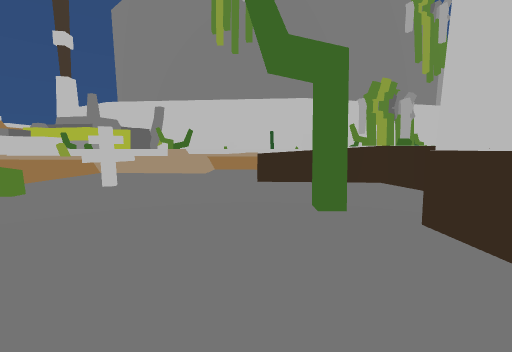
view 1 (above)

16 first-person views from a walk through a 3-D level made in the Unity game engine. The camera is 1.4 m above the floor, tilts 6° down and sees 90° across. The floor is counted in squares, 1.61 m on a side. Each view is taken from the middle of a square. On the plan, view 1 faces up. The plan holds only what a view shows up to about 10 squares ahead; the rest is blank. The place goes on beyond the plan. The player is left out.

view 2
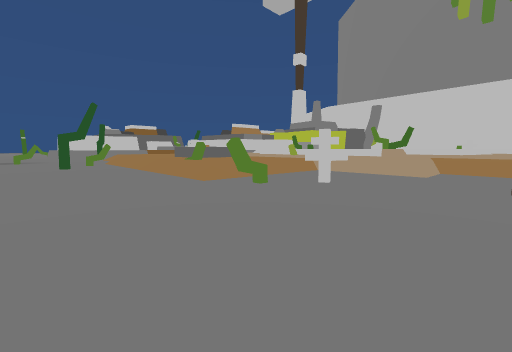

view 3
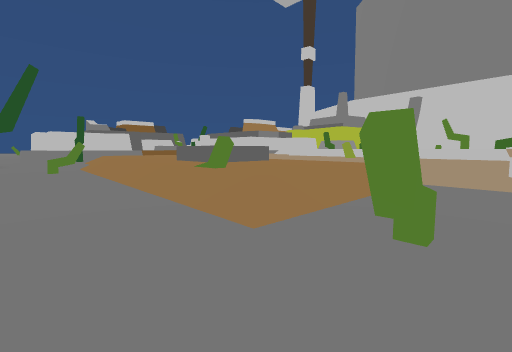

view 4
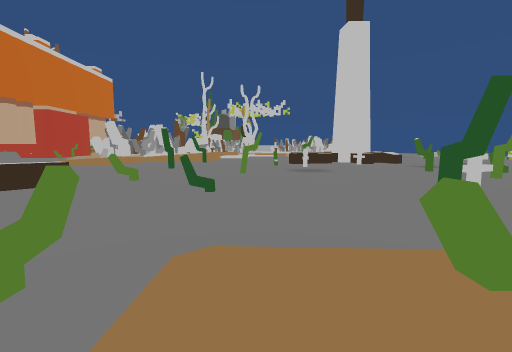

view 5
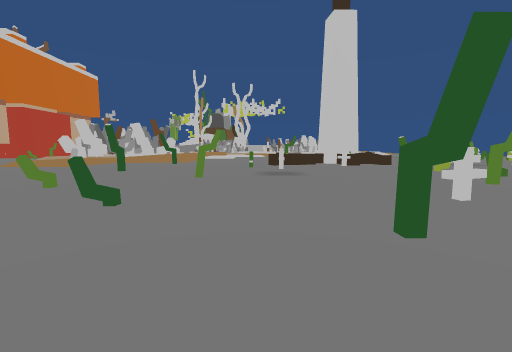

view 6
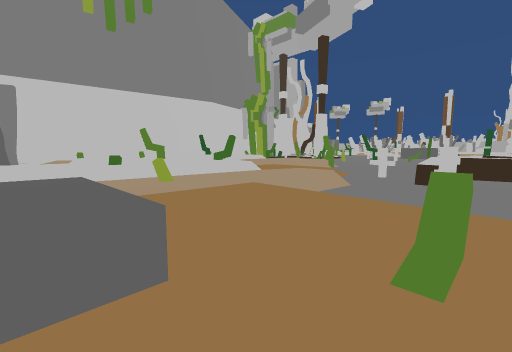

view 7
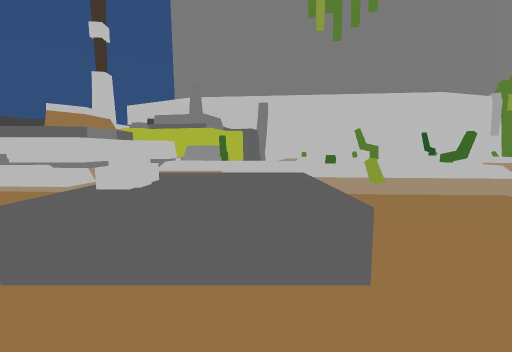

view 8
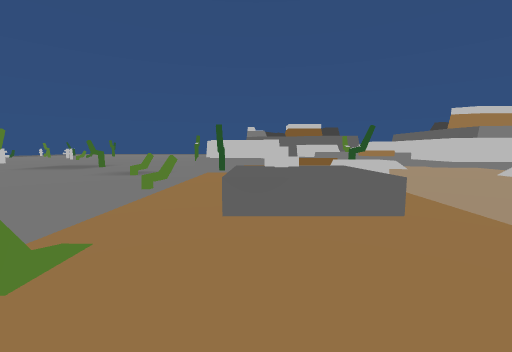

view 9
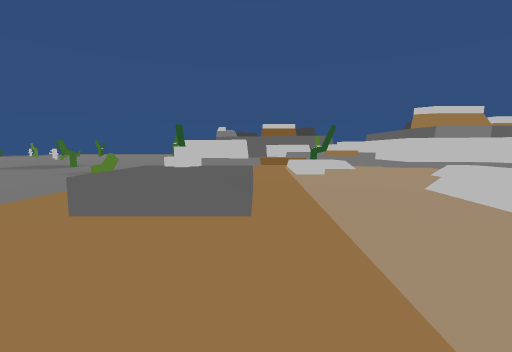

view 10
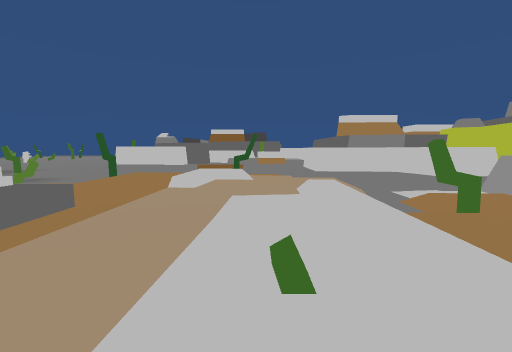

view 11
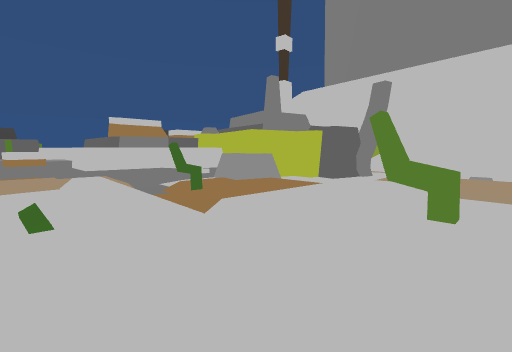

view 12
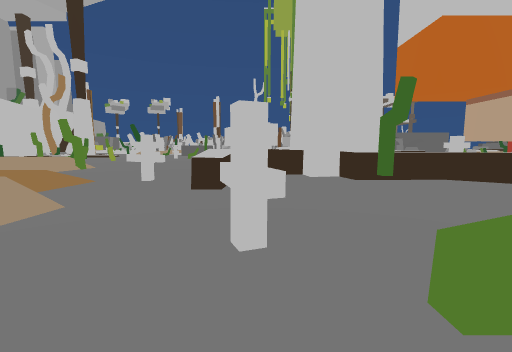

view 13
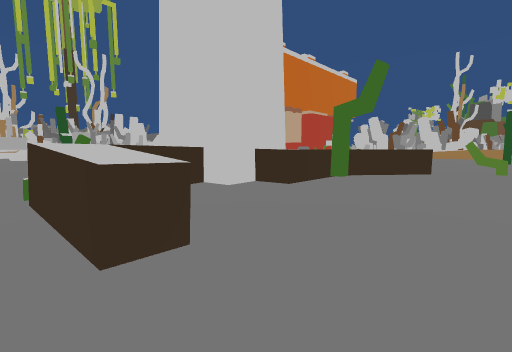

view 14
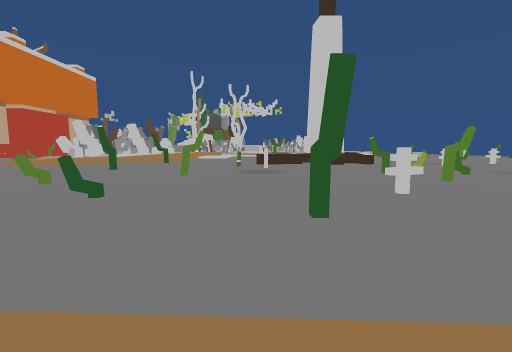

view 15
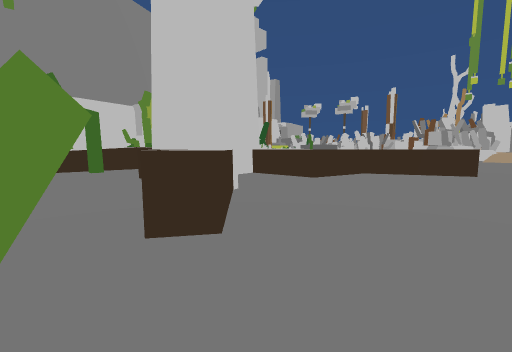

view 16
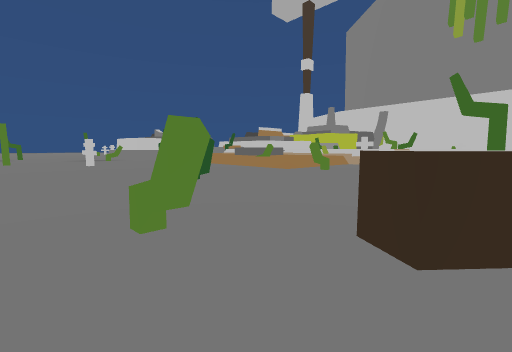

### Floor plan
Key: @ floor where view 1 was taken; # wall or solid block; x gap in a wall; . main floor; : floor 0.25 m higher than the main floor; + floor 0.5 m higher than the main floor; * floor 0.75 m higher than the main floor; % floor 1 m higher than the main floor; & floor 1.25 m higher than the main floor; $ floor 1.5 m higher than the main floor; / step, stairs or slope; = window, fence, low wall or low ledge; ^ raised ledge; v drop or lower ground.
Columns run from 17 left of view 1 to 12 right of it. Each row starts with its distance up from view 1.
 26            //
 25            %%
 24            %%
 23            %%
 22            %%
 21  ##   **   %%
 20 ##+* *** $$
 19 #=/***** $$//
 18 ..///*** $$$$
 17  ...#***=$$#$
 16 ==== ***=$$$$
 15 %%%==$$$v&%**=
 14 %%%%%&$$$$$$$#
 13 %%%%%%$$$$$$$%  **
 12 %%%%%%%%%%//// ***  ..
 11 $$&%%%%%%=%%%%%+.:/...
 10 *==////*////==%=......
  9 ****/^^****/...=...x..
  8 *****^^^***/.......##=......
  7 *****^^^***/.....^^^^#    ..
  6 /**********/.##.....#^
  5  ////////#*//........^
  4 .#...../////#.......####
  3 .=.................^####
  2 ......#............^####
  1 ...................^^..^
  0 .................@.^^..^
 -1 ............#.....^^#..^^^
 -2 ..##.............^^.......^
 -3 .................=........^
 -4 ................#..........^..
 -5    ...........................

Where each view was taken, in squares from view 1:
view 1: 0 up, 0 right, facing up
view 2: 0 up, 0 right, facing up-left
view 3: 2 up, 4 left, facing up-left
view 4: 7 up, 7 left, facing down
view 5: 5 up, 9 left, facing down
view 6: 5 up, 11 left, facing up-right
view 7: 5 up, 11 left, facing up
view 8: 7 up, 7 left, facing left
view 9: 9 up, 7 left, facing left
view 10: 13 up, 7 left, facing left
view 11: 13 up, 5 left, facing up-left
view 12: 6 up, 6 left, facing right
view 13: 8 up, 2 left, facing down-right
view 14: 6 up, 10 left, facing down
view 15: 5 down, 1 left, facing up-right
view 16: 5 down, 1 right, facing up-left
